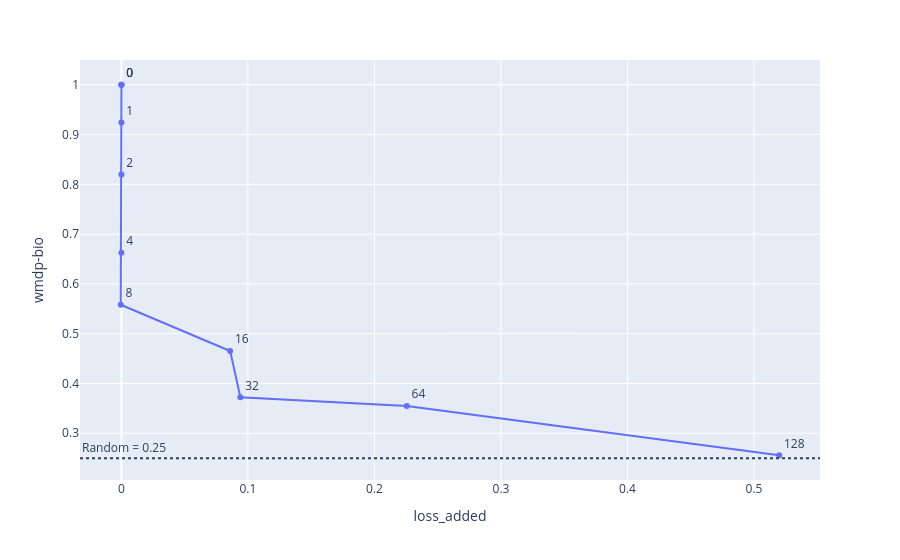

The code cell stored with this chart in its notebook:
### Code cell
fig = px.line(df_new, x='loss_added', y='wmdp-bio', markers='o', text='n_features')
fig.update_traces(textposition='top right')

# add horizontal line
fig.add_hline(y=0.25, line_dash="dot", annotation_text="Random = 0.25", annotation_position="top left")

### Figure 1 — Plotly figure (JSON) as saved in the notebook; plotly's stock layout.template omitted (floating-point values rounded to 4 significant figures)
{"data": [{"hovertemplate": "loss_added=%{x}<br>wmdp-bio=%{y}<br>n_features=%{text}<extra></extra>", "legendgroup": "", "line": {"color": "#636efa", "dash": "solid"}, "marker": {"symbol": "circle"}, "mode": "markers+lines+text", "name": "", "orientation": "v", "showlegend": false, "text": [0, 0, 0, 1, 2, 4, 8, 16, 32, 64, 128], "textposition": "top right", "type": "scatter", "x": [0, 0, 0, -4.768e-08, -4.768e-08, -4.768e-08, -0.0005269, 0.08597, 0.09403, 0.2256, 0.5199], "xaxis": "x", "y": [1, 1, 1, 0.9244, 0.8198, 0.6628, 0.5581, 0.4651, 0.3721, 0.3547, 0.2558], "yaxis": "y"}], "layout": {"annotations": [{"showarrow": false, "text": "Random = 0.25", "x": 0, "xanchor": "left", "xref": "x domain", "y": 0.25, "yanchor": "bottom", "yref": "y"}], "legend": {"tracegroupgap": 0}, "margin": {"t": 60}, "shapes": [{"line": {"dash": "dot"}, "type": "line", "x0": 0, "x1": 1, "xref": "x domain", "y0": 0.25, "y1": 0.25, "yref": "y"}], "xaxis": {"anchor": "y", "domain": [0, 1], "title": {"text": "loss_added"}}, "yaxis": {"anchor": "x", "domain": [0, 1], "title": {"text": "wmdp-bio"}}}}
